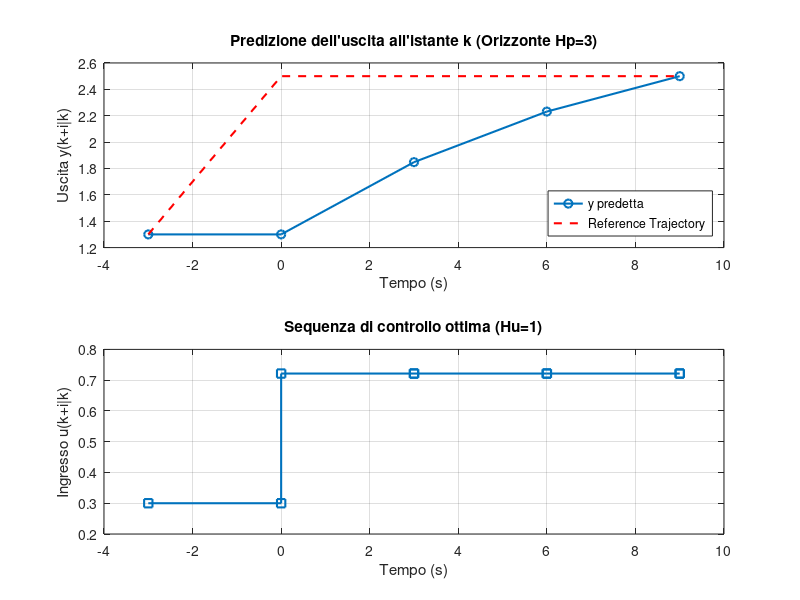
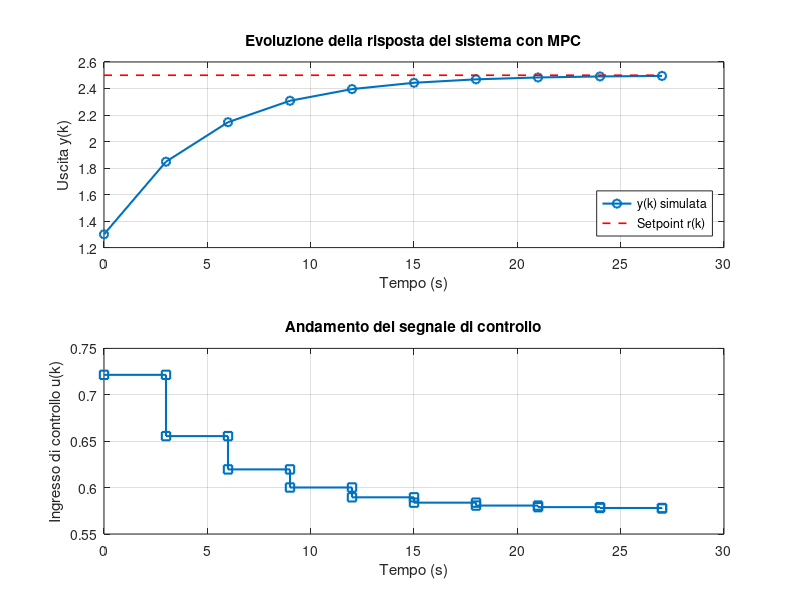

Write the MATLAB code that produced these figures, in order.
%% ESERCIZIO 1 e 2 - Controllo Predittivo (MPC)
clear; clc; close all;

% --- Parametri del Processo ---
num = 1.3;
den = [1 -0.7];
Ts = 3;              % Tempo di campionamento (sec)

Hp = 3;              % Orizzonte di predizione (9 sec)
Hu = 1;              % Orizzonte di controllo (singola mossa)
set_point = 2.5;     % Traiettoria di set-point s(k+i)
Tref = 0;            % Costante di tempo della reference trajectory

u_prec = 0.3;        % u(k-1)
y_prec = 1.3;        % y(k-1)
y_attuale = 1.3;     % y(k)

fprintf('--- ESERCIZIO 1: Calcolo all''istante k ---\n');

% 1. Calcolo della Reference Trajectory all'istante Hp
epsilon = set_point - y_attuale; 
if Tref == 0
    epsilon_finale = 0;
else
    epsilon_finale = epsilon * exp(-Hp*Ts/Tref);
end
r_finale = set_point - epsilon_finale; 

% 2. Risposta Libera del sistema all'istante Hp
y_free = zeros(1, Hp);
y_free(1) = 0.7 * y_attuale + 1.3 * u_prec;
for i = 2:Hp
    y_free(i) = 0.7 * y_free(i-1) + 1.3 * u_prec;
end
y_free_finale = y_free(end);

% 3. Risposta Forzata al gradino unitario (Step Response) all'istante Hp
step_response = zeros(1, Hp);
step_response(1) = 1.3; % Risposta al primo istante
for i = 2:Hp
    step_response(i) = 0.7 * step_response(i-1) + 1.3;
end
y_step_finale = step_response(end);

% 4. Calcolo della mossa di controllo ottima (unico punto di coincidenza)
delta_u_hat = (r_finale - y_free_finale) / y_step_finale;
u_hat = u_prec + delta_u_hat;

fprintf('y_free(k+3|k): %.4f\n', y_free_finale);
fprintf('y_step(3): %.4f\n', y_step_finale);
fprintf('delta_u(k|k): %.4f\n', delta_u_hat);
fprintf('u(k|k) ottima: %.4f\n', u_hat);

%% --- GRAFICI ESERCIZIO 1 (Predizione all'istante k) ---
% Vogliamo plottare l'andamento da k-1 (passato) fino a k+Hp (futuro predetto)
time_pred = (-1:Hp) * Ts; % Asse dei tempi da -3 sec a +9 sec

y_pred_plot = zeros(1, length(time_pred));
u_pred_plot = zeros(1, length(time_pred));
ref_plot = zeros(1, length(time_pred));

% Valori al tempo k-1 (istante -3s)
y_pred_plot(1) = y_prec;
u_pred_plot(1) = u_prec;
ref_plot(1) = y_prec; % Prima del gradino

% Valori al tempo k (istante 0s)
y_pred_plot(2) = y_attuale;
u_pred_plot(2) = u_hat; % Da qui in poi applichiamo la mossa calcolata
ref_plot(2) = set_point;

% Calcoliamo l'evoluzione futura predetta per i prossimi Hp passi
for i = 1:Hp
    if i == 1
        y_pred_plot(2+i) = 0.7 * y_attuale + 1.3 * u_hat;
    else
        y_pred_plot(2+i) = 0.7 * y_pred_plot(2+i-1) + 1.3 * u_hat;
    end
    u_pred_plot(2+i) = u_hat; % Essendo Hu=1, l'ingresso rimane costante
    ref_plot(2+i) = set_point; % Tref=0, quindi reference coincide con set_point
end

% Generazione della figura
figure('Name', 'MPC Esercizio 1 - Predizione Open-Loop');
subplot(2,1,1);
plot(time_pred, y_pred_plot, '-o', 'LineWidth', 1.5); hold on;
plot(time_pred, ref_plot, '--r', 'LineWidth', 1.5);
xlabel('Tempo (s)'); ylabel('Uscita y(k+i|k)');
title('Predizione dell''uscita all''istante k (Orizzonte Hp=3)');
legend('y predetta', 'Reference Trajectory', 'Location', 'SouthEast');
grid on;

subplot(2,1,2);
stairs(time_pred, u_pred_plot, '-s', 'LineWidth', 1.5);
xlabel('Tempo (s)'); ylabel('Ingresso u(k+i|k)');
title('Sequenza di controllo ottima (Hu=1)');
grid on;

%% --- ESERCIZIO 2: Calcolo all'istante k+1 ---
fprintf('\n--- ESERCIZIO 2: Calcolo all''istante k+1 ---\n');

% Applico l'ingresso calcolato per trovare la vera nuova uscita y(k+1)
y_next = 0.7 * y_attuale + 1.3 * u_hat;

% Aggiorno le condizioni iniziali per il passo k+1
y_attuale_2 = y_next;
u_prec_2 = u_hat;

% Reference trajectory a k+1 (Tref=0 quindi coincide istantaneamente col set_point)
r_finale_2 = set_point;

% Risposta libera a k+1
y_free_2 = zeros(1, Hp);
y_free_2(1) = 0.7 * y_attuale_2 + 1.3 * u_prec_2;
for i = 2:Hp
    y_free_2(i) = 0.7 * y_free_2(i-1) + 1.3 * u_prec_2;
end
y_free_finale_2 = y_free_2(end);

% La step response rimane invariata per sistemi lineari tempo-invarianti
% Calcolo mossa ottima k+1
delta_u_hat_2 = (r_finale_2 - y_free_finale_2) / y_step_finale;
u_hat_2 = u_prec_2 + delta_u_hat_2;

fprintf('y(k+1): %.4f\n', y_attuale_2);
fprintf('y_free(k+4|k+1): %.4f\n', y_free_finale_2);
fprintf('delta_u(k+1|k+1): %.4f\n', delta_u_hat_2);
fprintf('u(k+1|k+1) ottima: %.4f\n', u_hat_2);

%% --- SIMULAZIONE E GRAFICI ---
% Eseguiamo una simulazione per mostrare l'andamento effettivo
N_sim = 10;
y_sim = zeros(1, N_sim);
u_sim = zeros(1, N_sim);

y_sim(1) = y_prec;
u_sim(1) = u_hat; 

for k = 2:N_sim
    y_sim(k) = 0.7 * y_sim(k-1) + 1.3 * u_sim(k-1);
    
    % Ricalcoliamo l'MPC ad ogni passo (logica receding horizon)
    y_f = zeros(1, Hp);
    y_f(1) = 0.7 * y_sim(k) + 1.3 * u_sim(k-1);
    for i = 2:Hp
        y_f(i) = 0.7 * y_f(i-1) + 1.3 * u_sim(k-1);
    end
    du = (set_point - y_f(end)) / y_step_finale;
    u_sim(k) = u_sim(k-1) + du;
end

time = (0:N_sim-1) * Ts;

figure('Name', 'MPC Esercizi 1 e 2');
subplot(2,1,1);
plot(time, y_sim, '-o', 'LineWidth', 1.5); hold on;
plot(time, set_point*ones(1, N_sim), '--r', 'LineWidth', 1.2);
xlabel('Tempo (s)'); ylabel('Uscita y(k)');
title('Evoluzione della risposta del sistema con MPC');
legend('y(k) simulata', 'Setpoint r(k)', 'Location', 'SouthEast');
grid on;

subplot(2,1,2);
stairs(time, u_sim, '-s', 'LineWidth', 1.5);
xlabel('Tempo (s)'); ylabel('Ingresso di controllo u(k)');
title('Andamento del segnale di controllo');
grid on;

save('Dati_Esercizio_1_2.mat');
